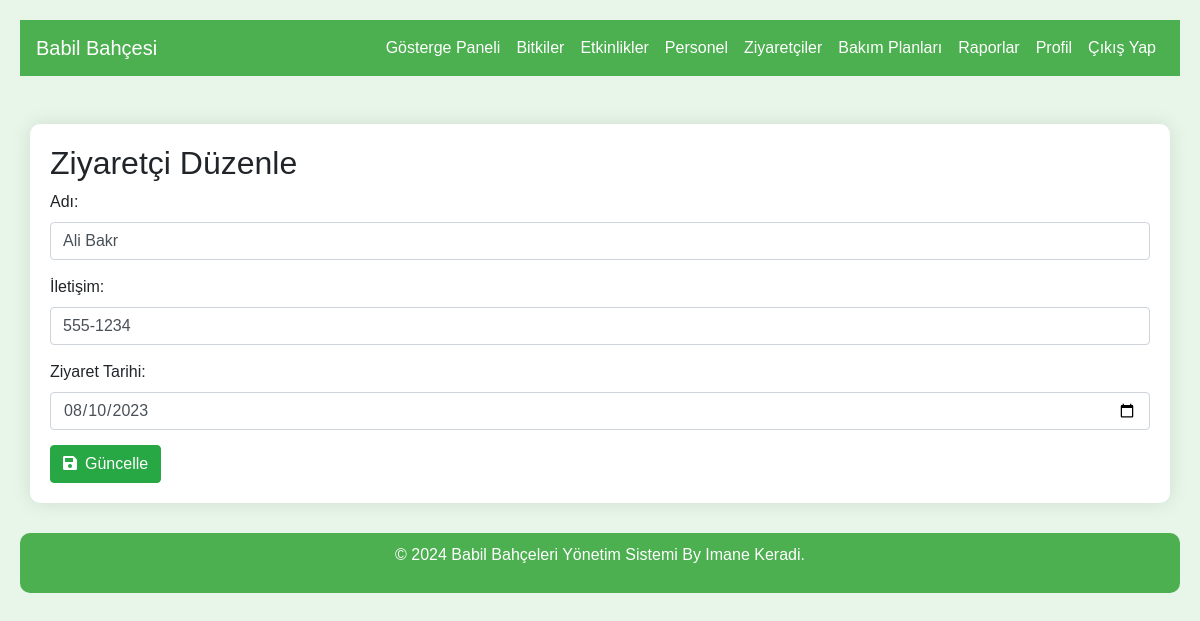
/visitors/edit.php?id=1, run on the app's committed database.
### tables this page shows
CREATE TABLE `visitors` (
  `id` int(11) NOT NULL,
  `name` varchar(255) NOT NULL,
  `contact` varchar(255) NOT NULL,
  `visit_date` date NOT NULL
);

### visitors/edit.php (the view, shortened to what this page needs)
<?php
include('../config/db.php');
if (isset($_GET['id'])) {
    $id = $_GET['id'];
    $sql = "SELECT * FROM visitors WHERE id=$id";
    $result = $conn->query($sql);
    $row = $result->fetch_assoc();
}
?>
<!DOCTYPE html>
<html lang="tr">
<head>
  <link rel="stylesheet" href="https://stackpath.bootstrapcdn.com/bootstrap/4.5.2/css/bootstrap.min.css">
  <link rel="stylesheet" href="https://cdnjs.cloudflare.com/ajax/libs/font-awesome/5.15.3/css/all.min.css">
</head>
<body>
<nav class="navbar navbar-expand-lg navbar-dark">
  <a class="navbar-brand" href="../dashboard.php">Babil Bahçesi</a>
  <div class="collapse navbar-collapse" id="navbarNav">
    <ul class="navbar-nav ml-auto">
      <li class="nav-item"><a class="nav-link" href="../dashboard.php">Gösterge Paneli</a></li>
      <li class="nav-item"><a class="nav-link" href="../plants/list.php">Bitkiler</a></li>
      <li class="nav-item"><a class="nav-link" href="../events/list.php">Etkinlikler</a></li>
      <li class="nav-item"><a class="nav-link" href="../staff/list.php">Personel</a></li>
      <li class="nav-item"><a class="nav-link" href="../visitors/list.php">Ziyaretçiler</a></li>
      <li class="nav-item"><a class="nav-link" href="../care_plans/list.php">Bakım Planları</a></li>
      <li class="nav-item"><a class="nav-link" href="../reports/list.php">Raporlar</a></li>
      <li class="nav-item"><a class="nav-link" href="../profile.php">Profil</a></li>
      <li class="nav-item"><a class="nav-link" href="../logout.php">Çıkış Yap</a></li>
    </ul>
  </div>
</nav>
<div class="container mt-5">
  <h2>Ziyaretçi Düzenle</h2>
  <form method="POST" action="">
    <div class="form-group">
      <label for="name">Adı:</label>
      <input type="text" id="name" name="name" class="form-control" value="<?php echo $row['name']; ?>" required>
    </div>
    <div class="form-group">
      <label for="contact">İletişim:</label>
      <input type="text" id="contact" name="contact" class="form-control" value="<?php echo $row['contact']; ?>" required>
    </div>
    <div class="form-group">
      <label for="visit_date">Ziyaret Tarihi:</label>
      <input type="date" id="visit_date" name="visit_date" class="form-control" value="<?php echo $row['visit_date']; ?>" required>
    </div>
    <button type="submit" class="btn btn-success"><i class="fas fa-save mr-2"></i>Güncelle</button>
  </form>
</div>
<div class="footer">
  <p>&copy; 2024 Babil Bahçeleri Yönetim Sistemi By Imane Keradi.</p>
</div>
</body>
</html>

### visitors/edit.php (style rules this page uses)
body { font-family: Arial, sans-serif; margin: 0; padding: 20px; background-color: #e8f5e9; }
.navbar { background-color: #4CAF50; }
.navbar-dark .navbar-nav .nav-link { color: white !important; }
.container { background-color: #fff; padding: 20px; border-radius: 10px; box-shadow: 0 0 20px rgba(0, 0, 0, 0.1); margin-top: 20px; }
.form-group { margin-bottom: 15px; }
.footer { background-color: #4caf50; padding: 10px; color: #fff; text-align: center; border-radius: 10px; margin-top: 30px; }

### data on the page
visitors: name "Ali Bakr", contact "555-1234", visit_date "08/10/2023"
